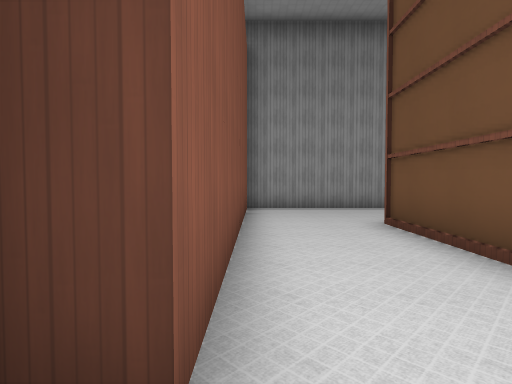
view 1 (above)

17 first-person views from a walk through a 3-D level made in the Godot game engine. The camera is 1.5 m above the floor, tilts 2° down and sees 80° across. The floor is counted in squares, 2 m on a side. Each view is taken from the middle of a square. On the plan, view 1 faces up. The plan holds only what a view shows up to about 10 squares ahead; the rest is blank. The place goes on beyond the plan. Characters and animated objects are left out. Surface patterns are stand-ins for the level's own textures.

view 2
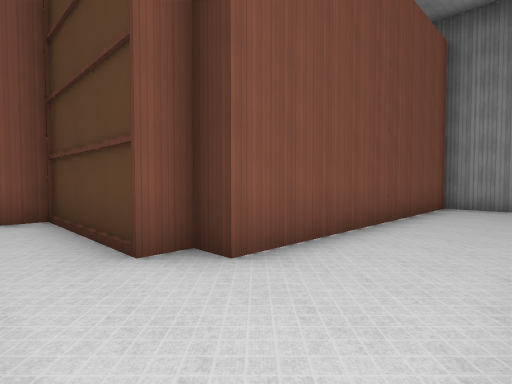

view 3
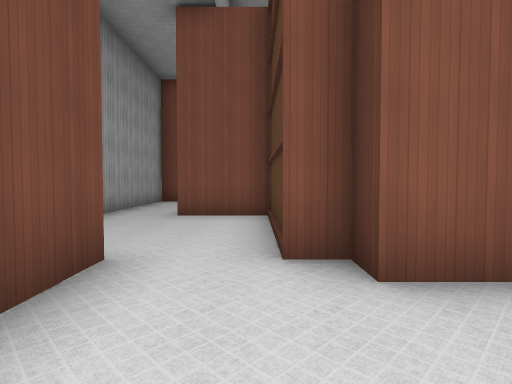

view 4
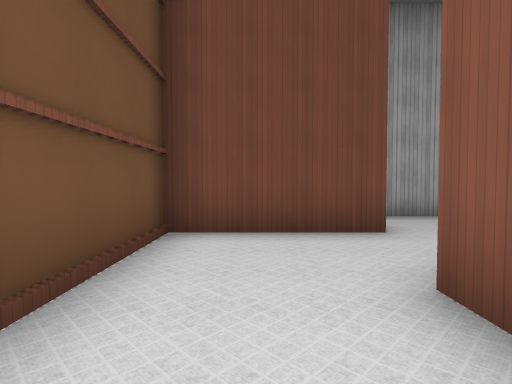

view 5
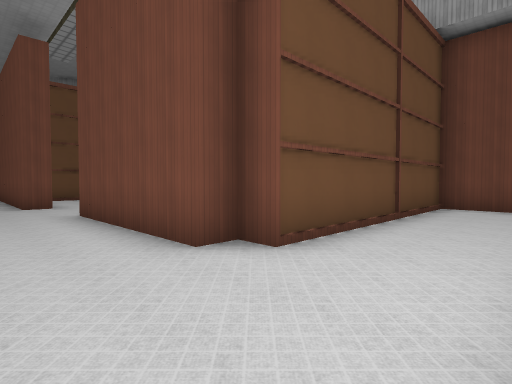

view 6
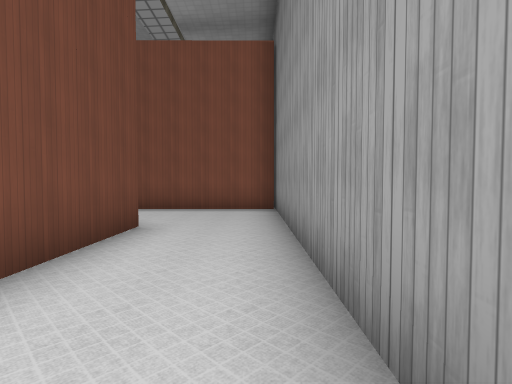

view 7
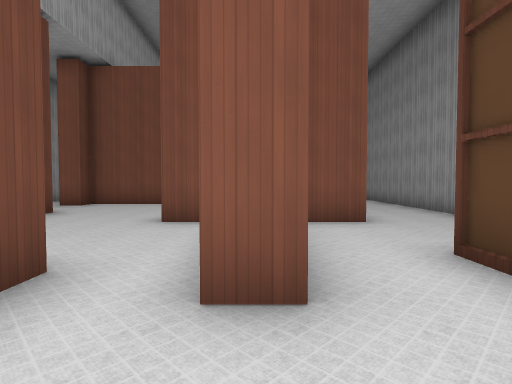

view 8
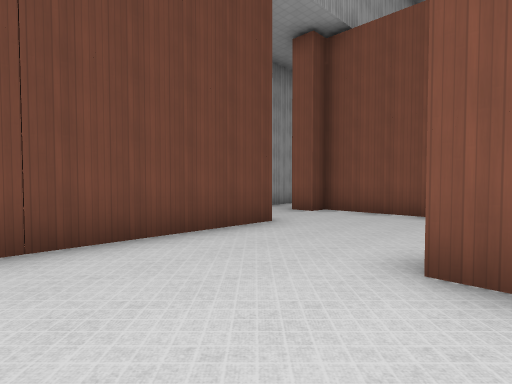

view 9
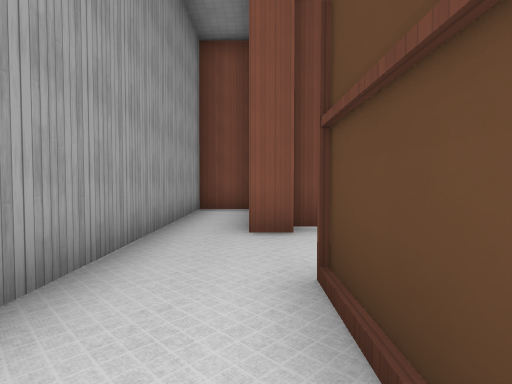

view 10
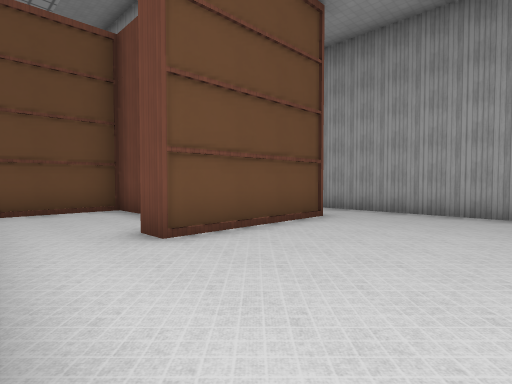

view 11
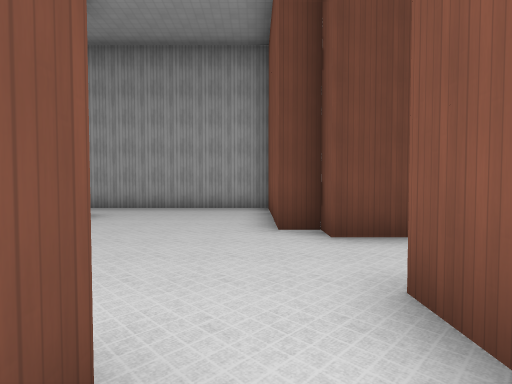

view 12
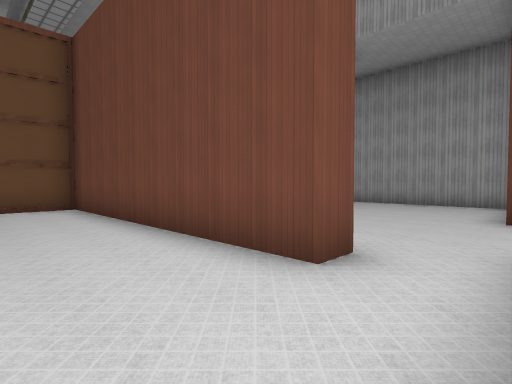

view 13
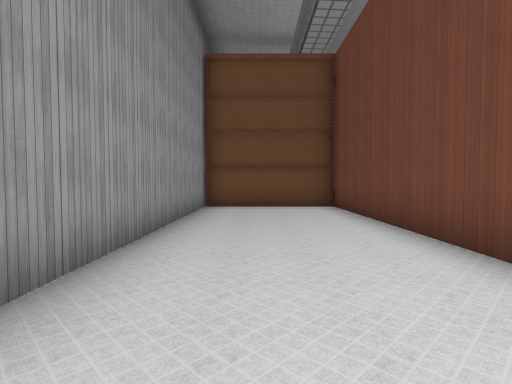

view 14
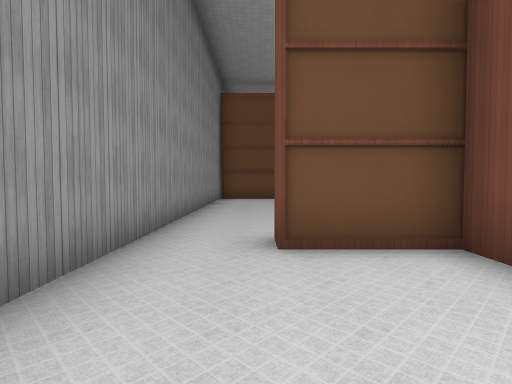

view 15
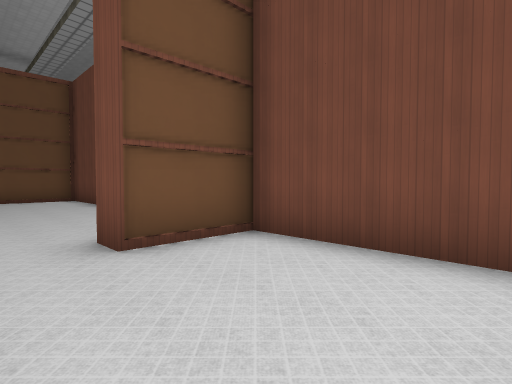

view 16
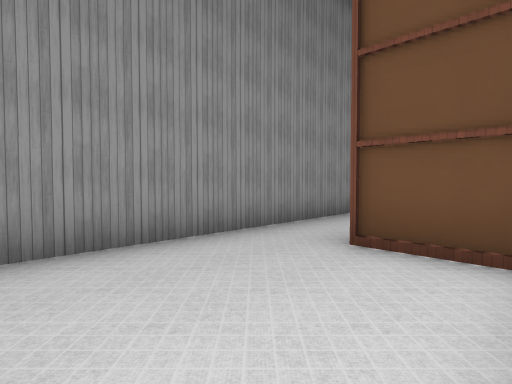

view 17
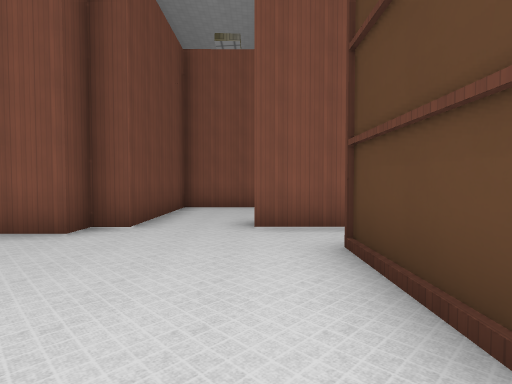

### Floor plan
Points are (right, up) in squares from view 1. A wall is a line through its corners. A room is listed if a view was taken in it or the views show most of it. See-through windows are left out.
Room 1 (views 1, 2, 3, 4, 5, 6)
walls: (7.4, 8.5) (-1, 8.5); (-0.2, 8.5) (-0.2, 0.9) (-0.8, 0.9); (9.9, 6.1) (9.9, 6.8) (12.9, 6.8); (-0.9, 0.9) (-0.9, 0.3); (2.4, -1.5) (2.4, 5.4) (2.9, 5.4) (2.9, 6) (7.4, 6); (-1, -1.4) (3.5, -1.4)
ways out: opening at (-1, -0.5) to room 8; opening at (8.5, 6)
Room 2 (view 7)
walls: (11.2, 4.4) (11.2, 3.6)
ways out: opening at (11, 3) to room 3; opening at (12.5, 4)
Room 3 (view 8)
walls: (7.4, 3) (7.4, 2.3); (10.4, 2.3) (11, 2.3); (5.6, -0.9) (9.8, -0.9); (2.9, 1) (2.9, -0.5)
ways out: opening at (11, 3) to room 2; opening at (4.5, -1) to room 4
Room 4 (view 9)
walls: (7.4, -1.5) (5.6, -1.5); (3.5, -1.4) (3.5, -2.1); (2.9, -0.5) (2.9, -1.5); (-0.2, -2.1) (-0.2, -3.5) (6.3, -3.5)
ways out: opening at (4.5, -1) to room 3
Room 5 (views 10, 17)
walls: (-9.4, 0.3) (-9.4, -3.1); (-5.3, -1.8) (-5.3, 2.1) (-4.6, 2.1); (-10, 0.9) (-10, 0.3); (-6.1, 4.1) (-8.5, 4.1) (-8.5, 4.7); (-9.4, -3.5) (-4.4, -3.5); (-10, 4.5) (-10, 2.9)
ways out: opening at (-9, 4) to room 6; opening at (-5, -2.5) to room 8; opening at (-10, 2) to room 9; opening at (-5, 3) to room 10
Room 6 (view 11)
walls: (-8.5, 4.7) (-0.8, 4.7) (-0.8, 8.5); (-1, 8.5) (-9.5, 8.5)
ways out: opening at (-9, 4) to room 5; opening at (-10, 7.5) to room 7
Room 7 (views 12, 13, 14, 15, 16)
walls: (-13.7, 4.7) (-10.6, 4.7) (-10.6, 6.8) (-10, 6.8); (-9.5, 8.5) (-13.7, 8.5)
ways out: opening at (-10, 7.5) to room 6
Room 8 (no view inside)
walls: (-0.9, 0.3) (-4.7, 0.3) (-4.7, -1.8); (-4.4, -3.5) (-1.7, -3.5)
ways out: opening at (-1, -0.5) to room 1; opening at (-5, -2.5) to room 5
Room 9 (no view inside)
walls: (-13.8, 3) (-13.8, 0.9) (-10, 0.9); (-10, 0.3) (-9.4, 0.3)
ways out: opening at (-10, 2) to room 5
Room 10 (no view inside)
walls: (-2.2, 0.9) (-0.8, 0.9) (-0.8, 3.4)
ways out: opening at (-5, 3) to room 5

Positions as (right, up) in squares from view 1, and headings:
1: (0, 0), facing up
2: (2, -1), facing up-left
3: (2, 0), facing left
4: (1, 3), facing down
5: (0, 8), facing down-right
6: (8, 8), facing left
7: (13, 4), facing left
8: (10, 3), facing down-left
9: (8, -2), facing left
10: (-9, 4), facing down-right
11: (-9, 5), facing down
12: (-10, 7), facing down-right
13: (-10, 7), facing right
14: (-14, 7), facing right
15: (-14, 8), facing down-right
16: (-14, 5), facing up-right
17: (-5, 3), facing left
